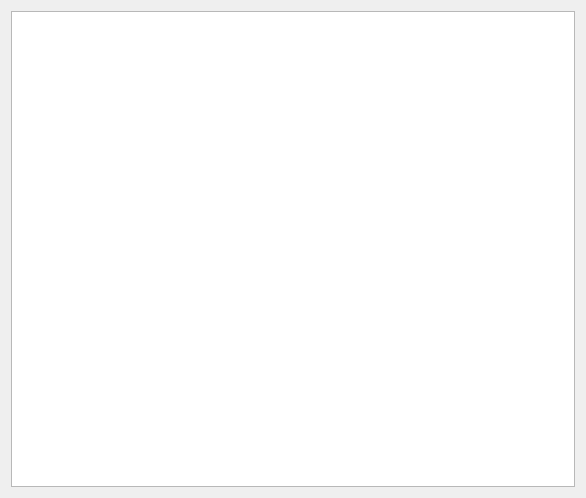
<?xml version="1.0" encoding="UTF-8"?>
<ui version="4.0">
 <class>Form</class>
 <widget class="QWidget" name="Form">
  <property name="geometry">
   <rect>
    <x>0</x>
    <y>0</y>
    <width>586</width>
    <height>498</height>
   </rect>
  </property>
  <property name="windowTitle">
   <string>Form</string>
  </property>
  <layout class="QVBoxLayout" name="verticalLayout">
   <item>
    <widget class="QTableWidget" name="tableWidget"/>
   </item>
  </layout>
 </widget>
 <resources/>
 <connections/>
</ui>
